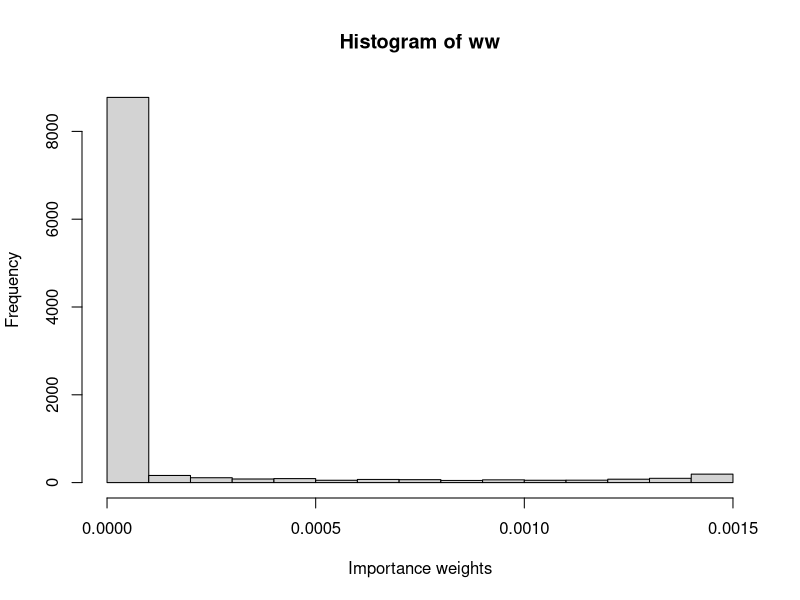
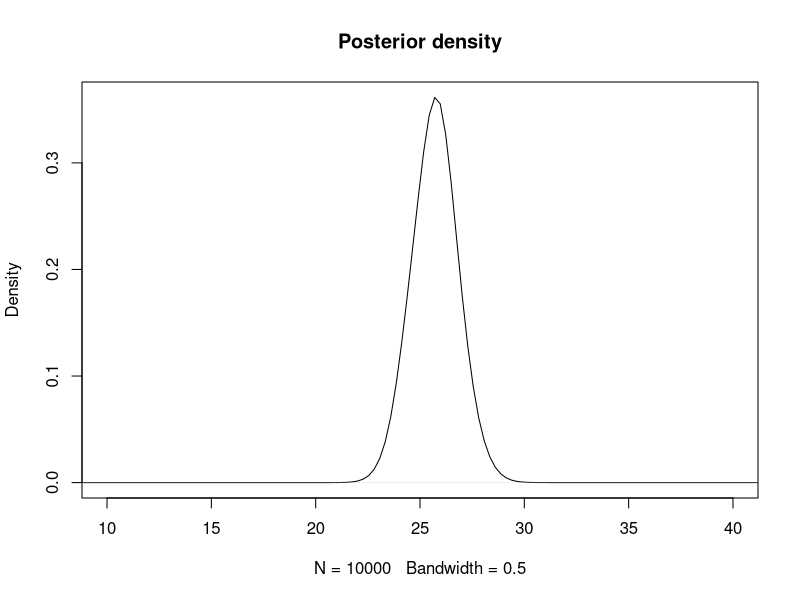
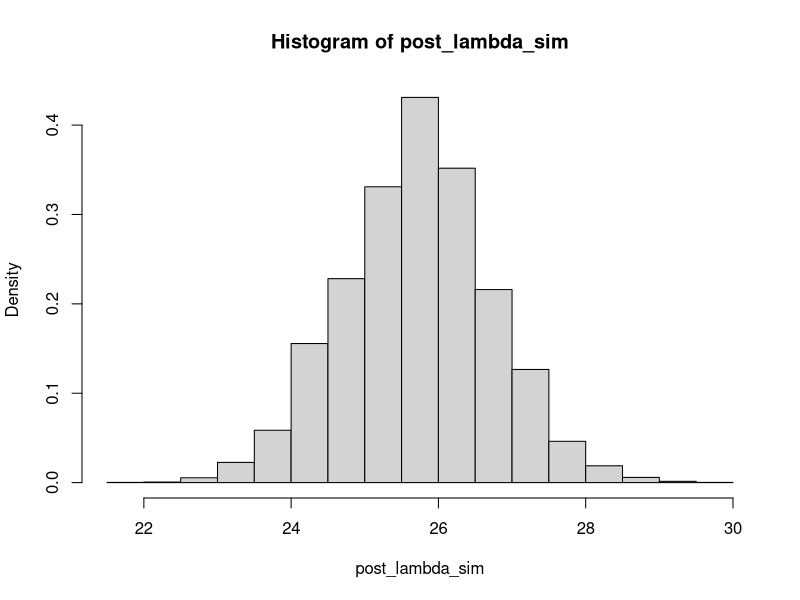
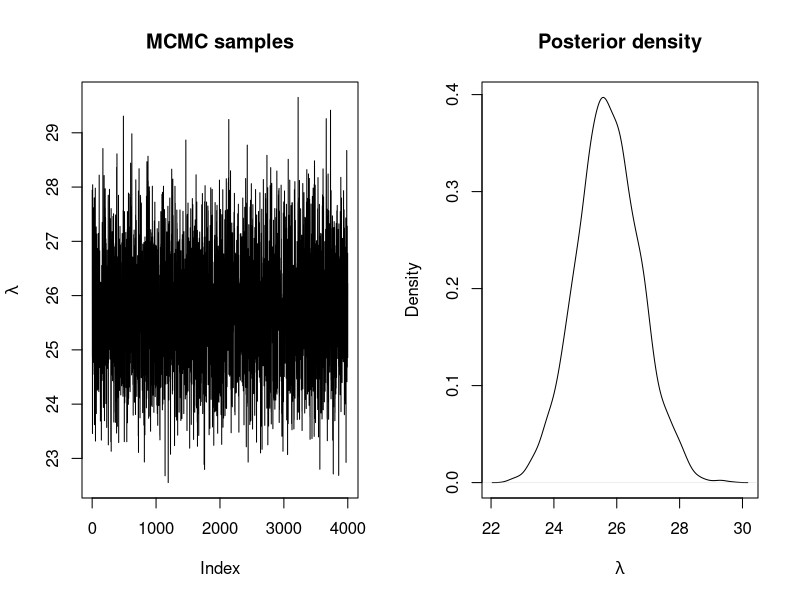
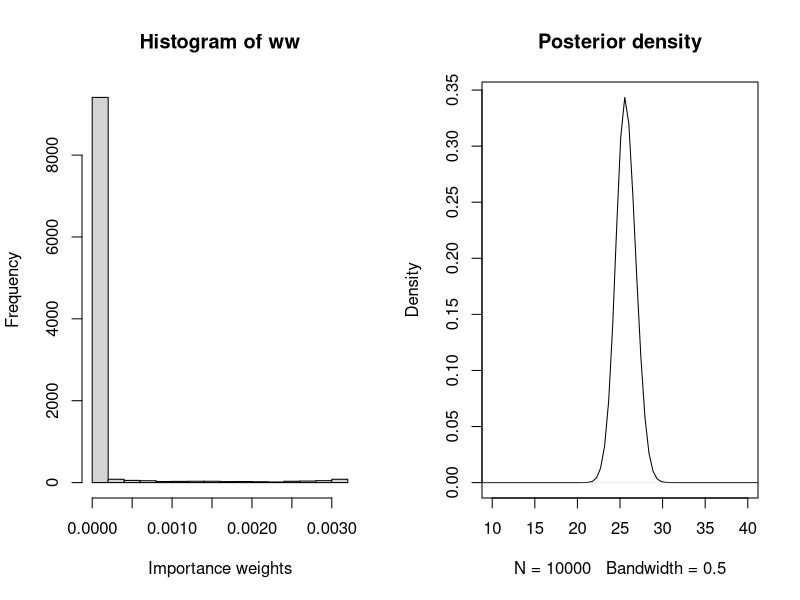
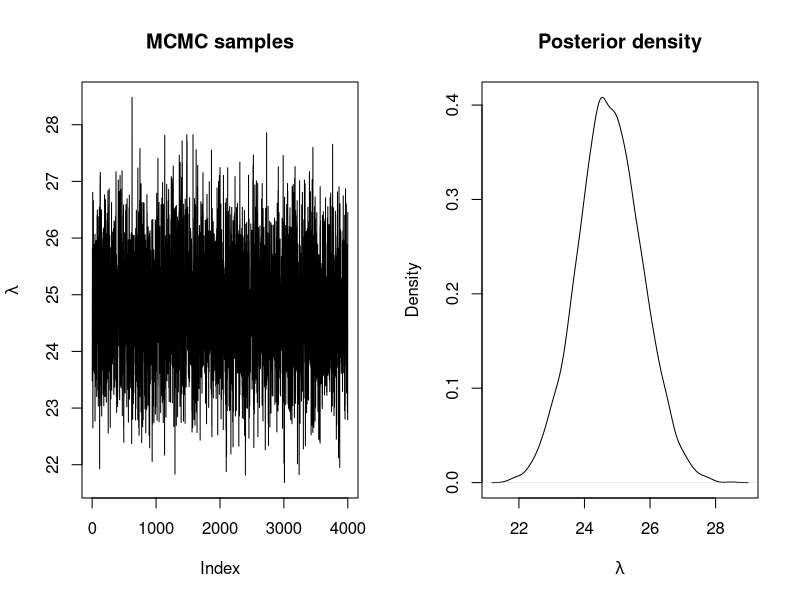
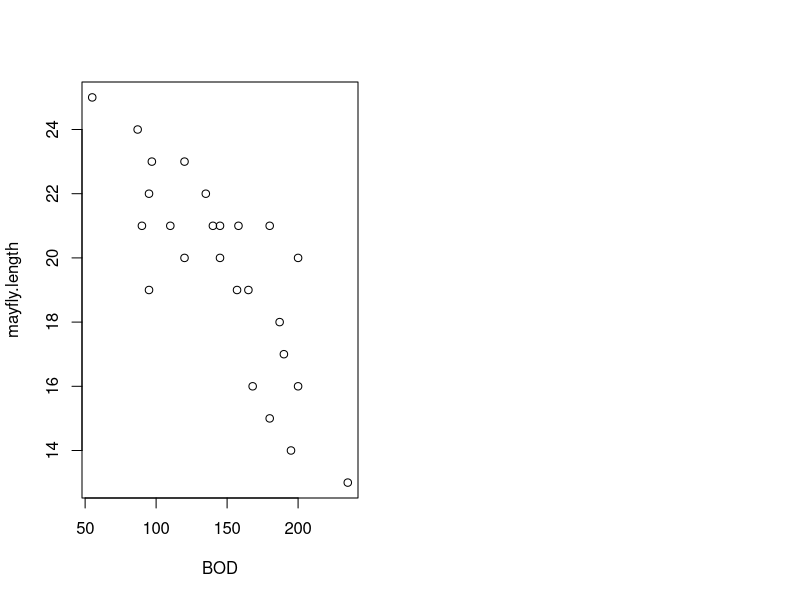
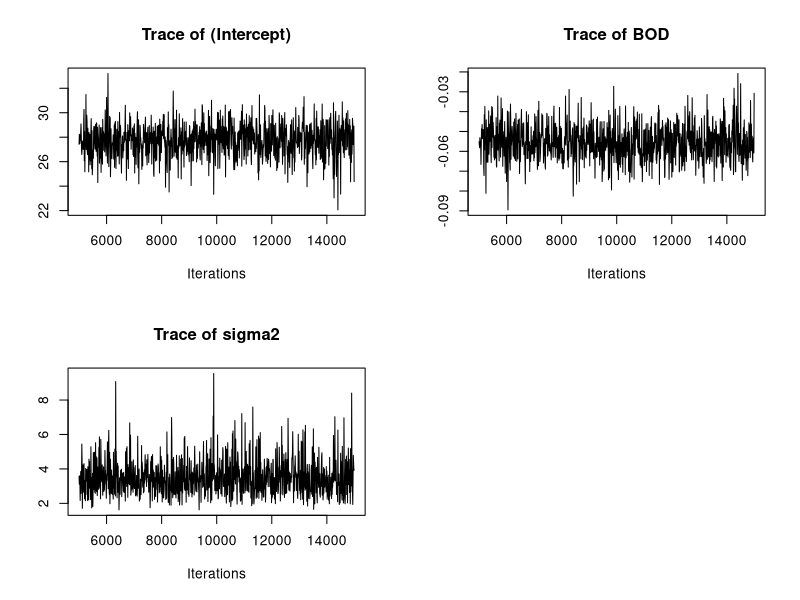

These charts were generated, in order, by the following R code:
## ---- chunk 1
GoTdata <- data.frame(Us = c(25, 29, 27, 27, 25, 27, 22, 26, 27, 29, 23,
                          28, 25, 24, 22, 25, 23, 29, 23, 28, 21, 29,
                          28, 23, 28))
y <- GoTdata$Us
## ---- chunk 2
n_simulations <- 10000
set.seed(1)
lambda_sim <- rlnorm(n_simulations, 3, 0.5)
## ---- chunk 3
# Log-Likelihood (for each value of lambda_sim)
loglik_pois <- sapply(lambda_sim, function(LAMBDA) {
  sum(dpois(GoTdata$Us, LAMBDA, log = TRUE))
})

# Log-weights: log-lik + log-prior - log-proposal_distribution
log_ww <- loglik_pois + dgamma(lambda_sim, 0.01, 0.01, log = TRUE) - dlnorm(lambda_sim, 3, 0.5, log = TRUE)

# Re-scale weights to sum up to one
log_ww <- log_ww - max(log_ww)
ww <- exp(log_ww)
ww <- ww / sum(ww)

## ---- chunk 4
hist(ww, xlab = "Importance weights")
## ---- chunk 5
# Posterior mean
(post_mean <- sum(lambda_sim * ww))

# Posterior variance
(post_var <- sum(lambda_sim^2 * ww)- post_mean^2)
## ---- chunk 6
plot(density(lambda_sim, weights = ww, bw = 0.5) , main = "Posterior density", xlim = c(10,40))
## ---- chunk 7
post_lambda_sim <- sample(lambda_sim, prob = ww, replace = TRUE)
hist(post_lambda_sim, freq = FALSE)
## ---- chunk 8
# Proposal distribution: sampling
rq <- function(lambda) {
  rlnorm(1, meanlog = log(lambda), sdlog = sqrt(1 / 100))
}

# Proposal distribution: log-density
logdq <- function(new.lambda, lambda) {
  dlnorm(new.lambda, meanlog = log(lambda), sdlog = sqrt(1 / 100), log = TRUE)
}

# Prior distribution: Ga(0.01, 0.01)
logprior <- function(lambda) {
  dgamma(lambda, 0.01, 0.01, log = TRUE)
}

# LogLikelihood
loglik <- function(y, lambda) {
   res <- sum(dpois(y, lambda, log = TRUE)) 
}
## ---- chunk 9
# Number of iterations
n.iter <- 40500

# Simulations of the parameter
lambda <- rep(NA, n.iter)

# Initial value
lambda[1] <- 30

for(i in 2:n.iter) {
  new.lambda <- rq(lambda[i - 1])
  
  # Log-Acceptance probability
  logacc.prob <- loglik(y, new.lambda) + logprior(new.lambda) +
    logdq(lambda[i - 1], new.lambda)
  logacc.prob <- logacc.prob - loglik(y, lambda[i - 1]) - logprior(lambda[i - 1]) - 
    logdq(new.lambda, lambda[i - 1])
  logacc.prob <- min(0, logacc.prob)#0 = log(1)
  
  if(log(runif(1)) < logacc.prob) {
    # Accept
    lambda[i] <- new.lambda
  } else {
    # Reject
    lambda[i] <- lambda[i - 1]
  }
}
## ---- chunk 10
# Remove burn-in
lambda <- lambda[-c(1:500)]

# Thinning
lambda <- lambda[seq(1, length(lambda), by = 10)]

# Summary statistics
summary(lambda)

par(mfrow = c(1, 2))
plot(lambda, type = "l", main = "MCMC samples", ylab = expression(lambda))
plot(density(lambda), main = "Posterior density", xlab = expression(lambda))
## ---- chunk 11
    ESS <- function(ww){
      (sum(ww)^2)/sum(ww^2)
    }
    ESS(ww)
    n_simulations
## ---- chunk 12
    n_simulations <- 10000
    set.seed(12)
    lambda_sim <- rgamma(n_simulations,5,0.1)
    loglik_pois <- sapply(lambda_sim, function(LAMBDA) {
      sum(dpois(GoTdata$Us, LAMBDA, log = TRUE))
    })
    log_ww <- loglik_pois + dgamma(lambda_sim, 0.01, 0.01, log = TRUE) - dgamma(lambda_sim, 5, 0.1, log=TRUE)
    log_ww <- log_ww - max(log_ww)
    ww <- exp(log_ww)
    ww <- ww / sum(ww)
## ---- chunk 13
    hist(ww, xlab = "Importance weights")
## ---- chunk 14
    post_mean <- sum(lambda_sim * ww)
    post_mean
    post_var <- sum(lambda_sim^2 * ww)- post_mean^2
    post_var
## ---- chunk 15
    plot(density(lambda_sim, weights = ww, bw = 0.5), main = "Posterior density", xlim = c(10,40))
## ---- chunk 16
    ESS(ww)
    n_simulations
## ---- chunk 17
    # Prior distribution: Ga(1.0, 1.0)
    logprior <- function(lambda) {
      dgamma(lambda, 1.0, 1.0, log = TRUE)
    }
    # Number of iterations
    n.iter <- 40500
    
    # Simulations of the parameter
    lambda <- rep(NA, n.iter)
    
    # Initial value
    lambda[1] <- 30
    
    for(i in 2:n.iter) {
      new.lambda <- rq(lambda[i - 1])
      
      # Log-Acceptance probability
      logacc.prob <- loglik(y, new.lambda) + logprior(new.lambda) +
        logdq(lambda[i - 1], new.lambda)
      logacc.prob <- logacc.prob - loglik(y, lambda[i - 1]) - logprior(lambda[i - 1]) - 
        logdq(new.lambda, lambda[i - 1])
      logacc.prob <- min(0, logacc.prob)#0 = log(1)
      
      if(log(runif(1)) < logacc.prob) {
        # Accept
        lambda[i] <- new.lambda
      } else {
        # Reject
        lambda[i] <- lambda[i - 1]
      }
    }
    # Remove burn-in
    lambda <- lambda[-c(1:500)]
    
    # Thinning
    lambda <- lambda[seq(1, length(lambda), by = 10)]
    
    # Summary statistics
    summary(lambda)
    
    par(mfrow = c(1, 2))
    plot(lambda, type = "l", main = "MCMC samples", ylab = expression(lambda))
    plot(density(lambda), main = "Posterior density", xlab = expression(lambda))
## ---- chunk 18
# Read in data
BOD <- c(200,180,135,120,110,120,95,168,180,195,158,145,140,145,165,187,
         190,157,90,235,200,55,87,97,95)
mayfly.length <- c(20,21,22,23,21,20,19,16,15,14,21,21,21,20,19,18,17,19,21,13,
            16,25,24,23,22)
# Create data frame for the analysis
Data <- data.frame(BOD=BOD,mayfly.length=mayfly.length)
## ---- chunk 19
library(MCMCpack)
## ---- chunk 20
    # Scatterplot
    plot(BOD,mayfly.length)
    # Correlation with hypothesis test
    cor.test(BOD,mayfly.length)
## ---- chunk 21
    # Linear Regression using lm()
    linreg <- lm(mayfly.length ~ BOD, data = Data)
    summary(linreg)
## ---- chunk 22
    # Bayesian Linear Regression using a Gibbs Sampler
    
    # Set the size of the burn-in, the number of iterations of the Gibbs Sampler
    # and the level of thinning
    burnin <- 5000
    mcmc <- 10000
    thin <- 10

    # Obtain the samples
    results1  <- MCMCregress(mayfly.length~BOD,
                             b0=c(0.0,0.0), B0 = c(0.0001,0.0001),
                             c0 = 2, d0 = 2, # Because the prior is Ga(c0/2,d0/2),
                             beta.start = c(1,1),
                             burnin=burnin, mcmc=mcmc, thin=thin,
                             data=Data, verbose=1000)
    summary(results1)

## ---- chunk 23
    par(mfrow=c(2,2))
    traceplot(results1)
## ---- chunk 24
    par(mfrow=c(2,2))
    densplot(results1)
## ---- chunk 25
    crosscorr(results1)
## ---- chunk 26
    # Mean-centre the x covariate
    DataC <- Data
    meanBOD <- mean(DataC$BOD)
    DataC$BOD <- DataC$BOD - meanBOD
    
    # Set the size of the burn-in, the number of iterations of the Gibbs Sampler
    # and the level of thinning
    burnin <- 50000
    mcmc <- 10000
    thin <- 10

    # Obtain the samples
    results2  <- MCMCregress(mayfly.length~BOD,
                             b0=c(0.0,0.0), B0 = c(0.0001,0.0001),
                             c0 = 2, d0 = 2, # Because the prior is Ga(c0/2,d0/2),
                             beta.start = c(1,1),
                             burnin=burnin, mcmc=mcmc, thin=thin,
                             data=DataC, verbose=1000)
    summary(results2)
    
    # Correct the effect of the mean-centering on the intercept, using the
    # full set of simulated outputs
    results2.simulations <- as.data.frame(results2)
    results2.beta.0 <- results2.simulations[,"(Intercept)"] - meanBOD * results2.simulations$BOD
    summary(results2.beta.0)
    var(results2.beta.0)
    sd(results2.beta.0)
    
## ---- chunk 27
    par(mfrow=c(2,2))
    traceplot(results2)
## ---- chunk 28
    par(mfrow=c(2,2))
    densplot(results2)
    # Need to use the Base R kernel density function to look at the corrected 
    # Intercept
    plot(density(results2.beta.0, bw = 0.3404), xlim=c(22,34),
         main = "Density, corrected Intercept")
## ---- chunk 29
    crosscorr(results2)
